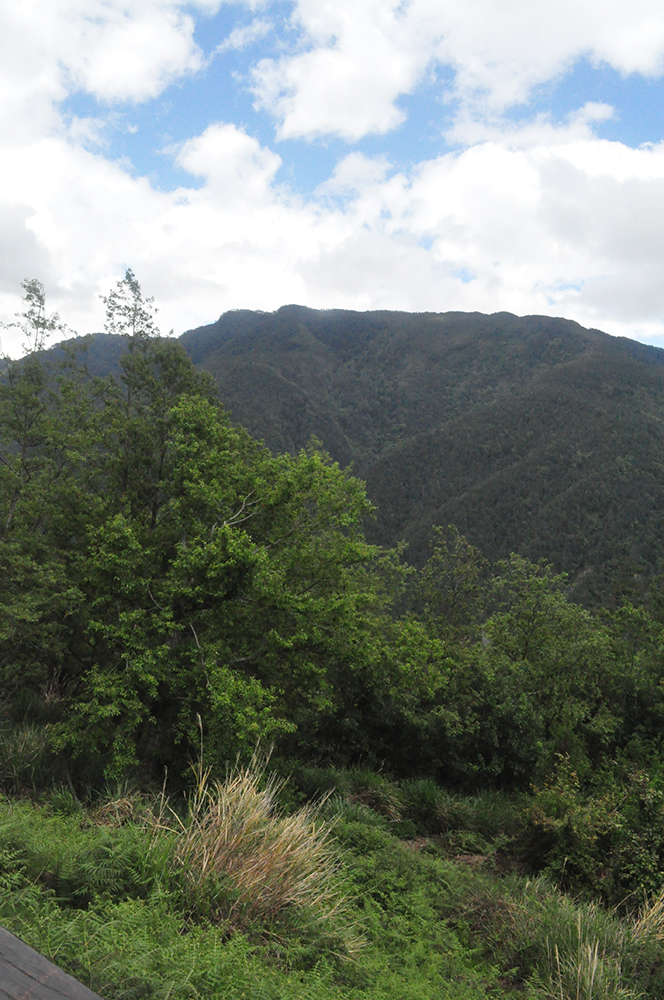
#> input picture stitched_image.png, 664 x 1000 px
$ python -i basic_operations.py   (imports and definitions only)   (older library calls are emulated)
#> lines starting #> are read from the running program, lines starting #| are printed output that depends on the picture
from PIL import Image as PILImage, ImageOps
import cv2
import numpy as np
from scipy.signal import convolve2d

def apply_grayscale(image):
    return ImageOps.grayscale(image)

def apply_negative(image):
    image = apply_grayscale(image)
    return ImageOps.invert(image)

# [47 lines left out: functions apply_color_manipulation, apply_scaling, apply_translation, apply_crop_image, apply_flip, not called in this run]

def apply_rotation(image, angle):
    return image.rotate(angle, expand=True)

# [12 lines left out: functions apply_brightness, apply_contrast, not called in this run]

def apply_border(image, thickness, color):
    return ImageOps.expand(image, border=thickness, fill=color)

# [89 lines left out: functions apply_color_filter, apply_mean_filter, apply_gaussian_filter, apply_median_filter, apply_sobel_filter, apply_canny_filter and 4 more, not called in this run]

def apply_histogram_equalization(image):
    img_array = np.array(image)
    if len(img_array.shape) == 3:
        img_yuv = cv2.cvtColor(img_array, cv2.COLOR_RGB2YUV)
#> img_yuv: shape (1000, 664, 3); mean of channels 0, 1, 2 120.9, 124.8, 123.9
        img_yuv[:,:,0] = cv2.equalizeHist(img_yuv[:,:,0])
#> img_yuv: shape (1000, 664, 3); mean of channels 0, 1, 2 128.5, 124.8, 123.9
        result = cv2.cvtColor(img_yuv, cv2.COLOR_YUV2RGB)
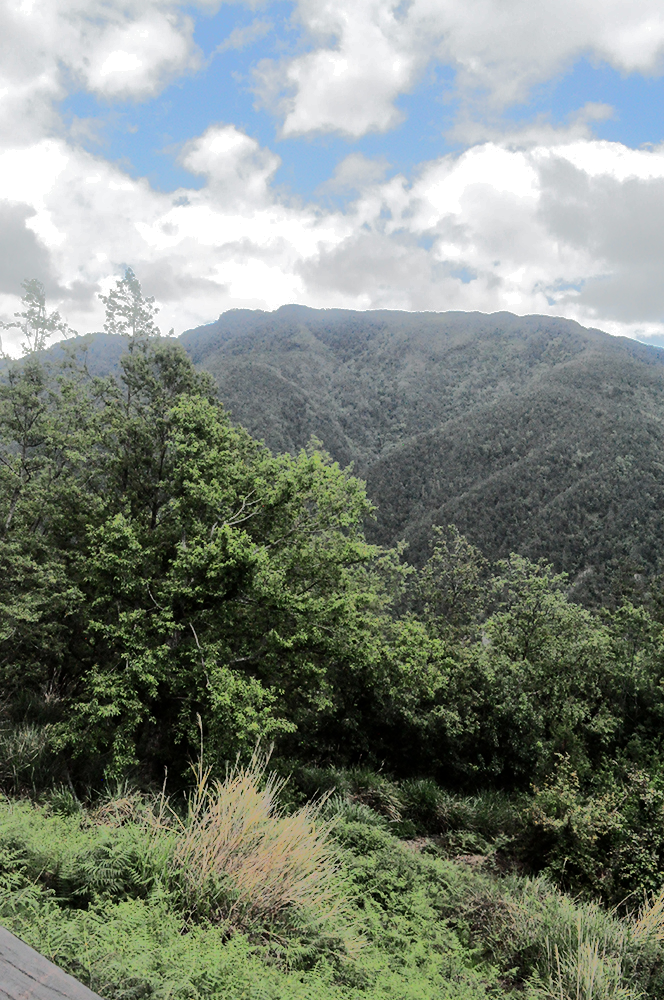
#> result: shape (1000, 664, 3); mean R, G, B 123.8, 132.2, 122
    else:
        result = cv2.equalizeHist(img_array)
    return PILImage.fromarray(result)

# [31 lines left out: functions apply_contrast_stretching, apply_gamma_correction, apply_morphological_operation, not called in this run]

>>> import cv2
>>> picture = cv2.cvtColor(cv2.imread('../../stitched_image.png'), cv2.COLOR_BGR2RGB)
>>> result = apply_histogram_equalization(picture)
